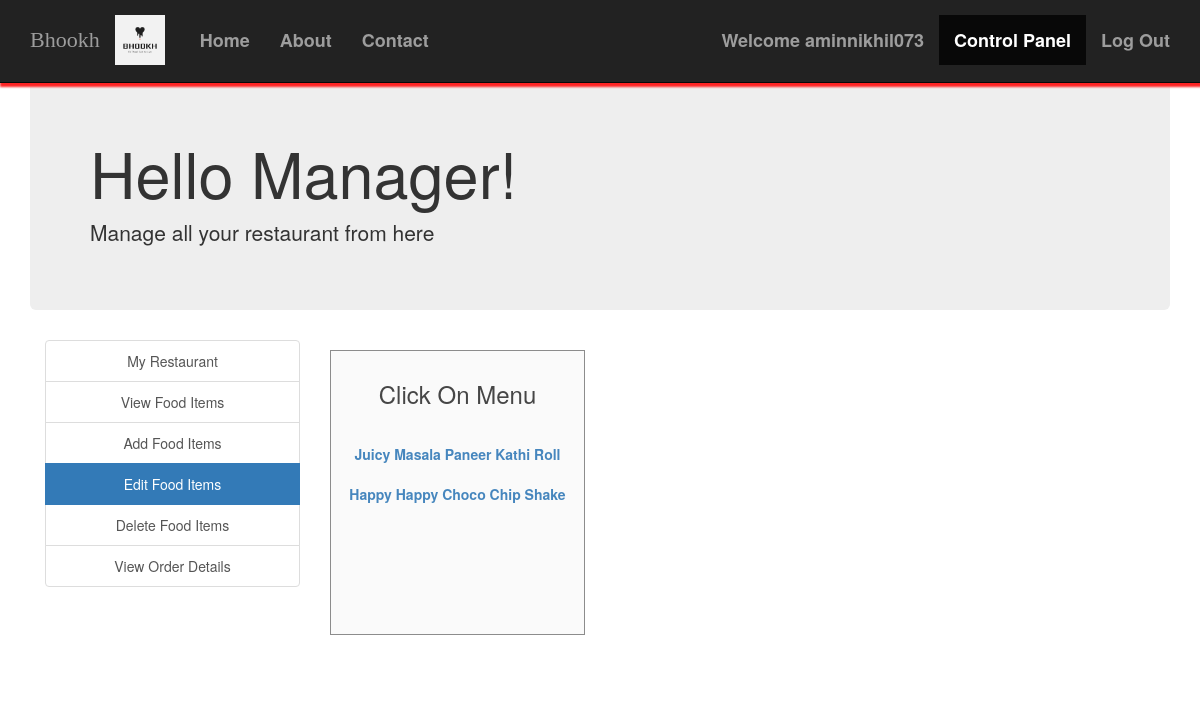
The page /edit_food_items.php (signed in) on the database its author committed.
### tables this page shows
CREATE TABLE `food` (
  `F_ID` int(30) NOT NULL,
  `name` varchar(30) NOT NULL,
  `price` int(30) NOT NULL,
  `description` varchar(200) NOT NULL,
  `R_ID` int(30) NOT NULL,
  `images_path` varchar(200) NOT NULL,
  `options` varchar(10) NOT NULL DEFAULT 'ENABLE'
);

### session_m.php (called while the page is built, shortened)
<?php
$user_check=$_SESSION['login_user1'];
?>

### edit_food_items.php (the view, shortened to what this page needs)
<?php
include('session_m.php');
?>
<!DOCTYPE html>
<html>
  <head>
    <link rel="stylesheet" type = "text/css" href ="css/bootstrap.min.css">
  </head>
  <body>
    <nav class="navbar navbar-inverse navbar-fixed-top navigation-clean-search" role="navigation">
      <div class="container">
        <div class="navbar-header">
            <a href="index.php"><img src="images/bhookhlogo.jpg" width="50rem"></a>
            <a class="navbar-brand" href="index.php">Bhookh</a>
        </div>
        <div class="collapse navbar-collapse " id="myNavbar">
          <ul class="nav navbar-nav">
            <li><a href="index.php">Home</a></li>
            <li><a href="aboutus.php">About</a></li>
            <li><a href="contactus.php">Contact</a></li>
          </ul>
<?php
if(isset($_SESSION['login_user1'])){
?>
  <ul class="nav navbar-nav navbar-right">
    <li><a href="#">Welcome <?php echo $_SESSION['login_user1']; ?> </a></li>
    <li class="active"><a href="myrestaurant.php">Control Panel</a></li>
    <li><a href="logout_m.php">Log Out</a></li>
  </ul>
<?php
}
?>
        </div>
      </div>
    </nav>
<div class="container">
    <div class="jumbotron">
     <h1>Hello Manager! </h1>
     <p>Manage all your restaurant from here</p>
    </div>
    </div>
<div class="container">
    	<div class="col-xs-3" style="text-align: center;">
    	<div class="list-group">
    		<a href="myrestaurant.php" class="list-group-item ">My Restaurant</a>
    		<a href="view_food_items.php" class="list-group-item ">View Food Items</a>
    		<a href="add_food_items.php" class="list-group-item ">Add Food Items</a>
    		<a href="edit_food_items.php" class="list-group-item active">Edit Food Items</a>
    		<a href="delete_food_items.php" class="list-group-item ">Delete Food Items</a>
        <a href="view_order_details.php" class="list-group-item ">View Order Details</a>
    	</div>
    </div>
<div class="col-xs-3">
  <div class="form-area" style="padding: 10px 10px 110px 10px; ">
    <div style="text-align: center;">
      <h3>Click On Menu <br><br></h3>
    </div>
    <?php
    $query = mysqli_query($conn, "SELECT * FROM food f WHERE f.R_ID IN (SELECT r.R_ID FROM RESTAURANTS r WHERE r.M_ID='$user_check') ORDER BY F_ID");
    while ($row = mysqli_fetch_array($query)) {
      ?>
      <div class="list-group" style="text-align: center;">
        <?php
      echo "<b><a href='edit_food_items.php?update= {$row['F_ID']}'>{$row['name']}</a></b>";
        ?>
      </div>
    <?php
    }
    ?>
  </div>
</div>
</div>
  </body>
<br>
</html>

### rows shown on the page
food: name "Juicy Masala Paneer Kathi Roll"
food: name "Happy Happy Choco Chip Shake"

### other values the page prints
$_SESSION['login_user1'] "aminnikhil073"
